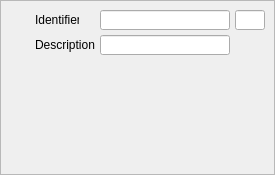
<?xml version="1.0" encoding="UTF-8"?>
<ui version="4.0">
 <class>NodeView</class>
 <widget class="QFrame" name="NodeView">
  <property name="geometry">
   <rect>
    <x>0</x>
    <y>0</y>
    <width>275</width>
    <height>175</height>
   </rect>
  </property>
  <property name="sizePolicy">
   <sizepolicy hsizetype="Fixed" vsizetype="Fixed">
    <horstretch>0</horstretch>
    <verstretch>0</verstretch>
   </sizepolicy>
  </property>
  <property name="windowTitle">
   <string>Frame</string>
  </property>
  <property name="frameShape">
   <enum>QFrame::StyledPanel</enum>
  </property>
  <property name="frameShadow">
   <enum>QFrame::Raised</enum>
  </property>
  <widget class="QLineEdit" name="identifierText">
   <property name="geometry">
    <rect>
     <x>100</x>
     <y>10</y>
     <width>130</width>
     <height>20</height>
    </rect>
   </property>
   <property name="readOnly">
    <bool>true</bool>
   </property>
  </widget>
  <widget class="QLineEdit" name="descriptionText">
   <property name="geometry">
    <rect>
     <x>100</x>
     <y>35</y>
     <width>130</width>
     <height>20</height>
    </rect>
   </property>
   <property name="readOnly">
    <bool>false</bool>
   </property>
  </widget>
  <widget class="QLineEdit" name="numberText">
   <property name="geometry">
    <rect>
     <x>235</x>
     <y>10</y>
     <width>30</width>
     <height>20</height>
    </rect>
   </property>
   <property name="readOnly">
    <bool>true</bool>
   </property>
  </widget>
  <widget class="QLabel" name="label_2">
   <property name="geometry">
    <rect>
     <x>35</x>
     <y>35</y>
     <width>61</width>
     <height>20</height>
    </rect>
   </property>
   <property name="text">
    <string>Description</string>
   </property>
  </widget>
  <widget class="QLabel" name="label">
   <property name="geometry">
    <rect>
     <x>35</x>
     <y>10</y>
     <width>44</width>
     <height>20</height>
    </rect>
   </property>
   <property name="text">
    <string>Identifier</string>
   </property>
  </widget>
  <widget class="QLabel" name="label_3">
   <property name="geometry">
    <rect>
     <x>10</x>
     <y>10</y>
     <width>16</width>
     <height>16</height>
    </rect>
   </property>
   <property name="text">
    <string/>
   </property>
   <property name="pixmap">
    <pixmap resource="TinyEmberPlus.qrc">:/image/resources/ui-tooltip--exclamation.png</pixmap>
   </property>
  </widget>
  <widget class="QLabel" name="label_4">
   <property name="geometry">
    <rect>
     <x>10</x>
     <y>35</y>
     <width>16</width>
     <height>16</height>
    </rect>
   </property>
   <property name="text">
    <string/>
   </property>
   <property name="pixmap">
    <pixmap resource="TinyEmberPlus.qrc">:/image/resources/ui-tooltip-balloon-bottom.png</pixmap>
   </property>
  </widget>
 </widget>
 <resources>
  <include location="TinyEmberPlus.qrc"/>
 </resources>
 <connections>
  <connection>
   <sender>descriptionText</sender>
   <signal>editingFinished()</signal>
   <receiver>NodeView</receiver>
   <slot>updateDescription()</slot>
   <hints>
    <hint type="sourcelabel">
     <x>136</x>
     <y>44</y>
    </hint>
    <hint type="destinationlabel">
     <x>124</x>
     <y>74</y>
    </hint>
   </hints>
  </connection>
 </connections>
 <slots>
  <slot>updateUi()</slot>
  <slot>updateDescription()</slot>
 </slots>
</ui>
